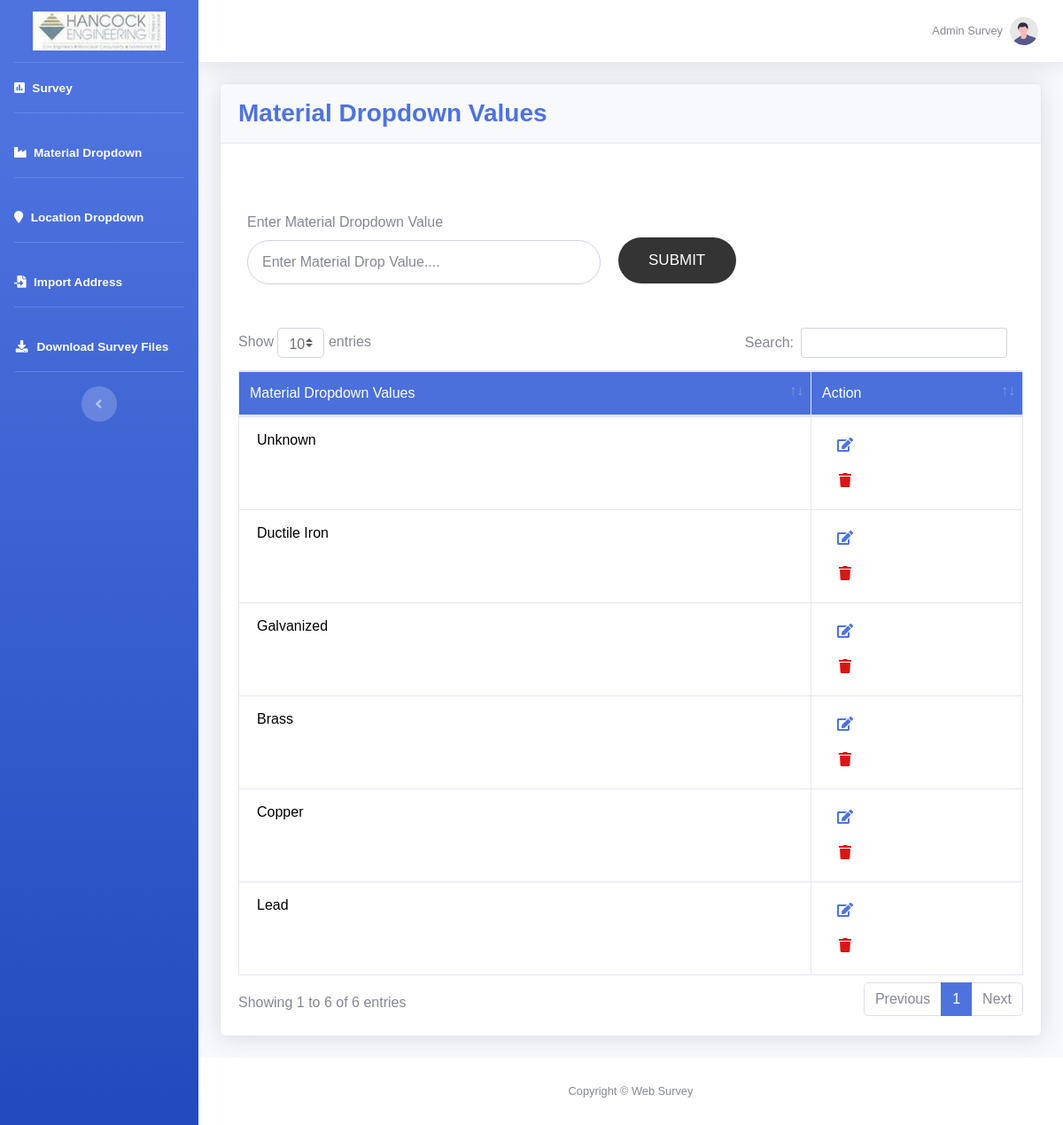
/material_drop.php (signed in), run on the app's committed database.
### tables this page shows
CREATE TABLE `material_drop_tbl` (
  `id` int(11) NOT NULL,
  `name` varchar(200) NOT NULL
);

### material_drop.php (the view, shortened to what this page needs)
<?PHP
include('config.php');
include('admin_header.php');
?>
                <div class="container-fluid">
                    <div class="card shadow mb-4">
                        <div class="card-header py-3">
							<div class="row">
								<div class="col-md-6">
									<h3 class="m-0 font-weight-bold text-primary">Material Dropdown Values</h3>
								</div>
							</div>
                        </div>
                        <div class="card-body">
							<div class="text-center p-4">
							</div>
                            <form class="user material_user" method="POST" action="" >
								<div class="form-group ml-form-group">
									<label for="f_name">Enter Material Dropdown Value</label>
									<input type="text" class="form-control form-control-user1" id="m_drp_val" name="m_drp_val" required placeholder="Enter Material Drop Value...."  >
								</div>
								<input type="submit" id="submit_btn" class="ml_submit" name="submit_btn" value="SUBMIT" class="btn btn-primary btn-user btn-block">
							</form>
                        </div>
						<div class="card-body">
                            <div class="table-responsive">
                                <table class="table table-bordered" id="dataTable" width="100%" cellspacing="0">
                                    <thead>
                                        <tr>
                                            <th style="width:73%;">Material Dropdown Values</th>
                                            <th style="width:27%;">Action</th>
                                        </tr>
                                    </thead>
                                    <tbody>
										<?php
											$SQLSELECT = "SELECT * FROM material_drop_tbl ORDER BY id DESC";
											$result_set =  $mysqli->query($SQLSELECT);
											if (!empty($result_set->num_rows)) {
												while($row = mysqli_fetch_array($result_set))
												{
												?>
													<tr>
														<td>
															<input type="text" class="before_edit" name="m_name" id="m_name_<?php echo $row['id']; ?>" value="<?php echo $row['name']; ?>" readonly >
														</td>
														<td>
															<a class="nav-link" href="javascript:;" onclick="edit_fun('<?php echo $row['id']; ?>')" class="edit_icon" title="EDIT">
																<i class="fas fa-fw fa-edit"></i>
															</a>
															<a class="nav-link" href="material_drop.php?del_id=<?php echo $row['id']; ?>" title="DELETE" onclick="return confirm('Are you sure?')">
																<i class="fas fa-fw fa-trash"></i>
															</a>
														</td>
													</tr>
												<?php
												}
											}
										?>
                                    </tbody>
                                </table>
                            </div>
                        </div>
                    </div>
                </div>
            </div>
 <?PHP include('admin_footer.php'); ?>

### admin_header.php (shortened to what this page needs)
<!DOCTYPE html>
<html lang="en">
<head>
    <link href="vendor/fontawesome-free/css/all.min.css" rel="stylesheet" type="text/css">
	<link rel="stylesheet" href="https://cdn.jsdelivr.net/npm/bootstrap-select@1.13.14/dist/css/bootstrap-select.min.css">
    <link href="css/sb-admin-2.min.css" rel="stylesheet">
    <link href="vendor/datatables/dataTables.bootstrap4.min.css" rel="stylesheet">
</head>
<body id="page-top">
    <div id="wrapper">
        <ul class="navbar-nav bg-gradient-primary sidebar sidebar-dark accordion" id="accordionSidebar">
            <a class="sidebar-brand d-flex align-items-center justify-content-center" href="tables.php">
                <div class="sidebar-brand-text mx-3"><img src="img/dark_logo.png" width="150px"> <sup></sup></div>
            </a>
            <hr class="sidebar-divider my-0">
            <li class="nav-item active">
                <a class="nav-link" href="tables.php">
                    <i class="fas fa-poll"></i>
                    <span>Survey</span></a>
            </li>
            <hr class="sidebar-divider d-none d-md-block">
			<li class="nav-item active">
                <a class="nav-link" href="material_drop.php">
                    <i class="fas fa-industry"></i>
                    <span>Material Dropdown</span></a>
            </li>
            <hr class="sidebar-divider d-none d-md-block">
			<li class="nav-item active">
                <a class="nav-link" href="location_drop.php">
                    <i class="fas fa-map-marker"></i>
                    <span>Location Dropdown</span></a>
            </li>
            <hr class="sidebar-divider d-none d-md-block">
			<li class="nav-item active">
                <a class="nav-link" href="import_address.php">
                    <i class="fas fa-file-import"></i>
                    <span>Import Address</span></a>
            </li>
            <hr class="sidebar-divider d-none d-md-block">
			<li class="nav-item active">
                <a class="nav-link" href="down_zip.php">
                    <i class="fas fa-fw fa-download"></i>
                    <span>Download Survey Files</span></a>
            </li>
            <hr class="sidebar-divider d-none d-md-block">
            <div class="text-center d-none d-md-inline">
                <button class="rounded-circle border-0" id="sidebarToggle"></button>
            </div>
        </ul>
        <div id="content-wrapper" class="d-flex flex-column">
            <div id="content">
                <nav class="navbar navbar-expand navbar-light bg-white topbar mb-4 static-top shadow">
                    <ul class="navbar-nav ml-auto">
                        <li class="nav-item dropdown no-arrow">
                            <a class="nav-link dropdown-toggle" href="#" id="userDropdown" role="button"
                                data-toggle="dropdown" aria-haspopup="true" aria-expanded="false">
                                <span class="mr-2 d-none d-lg-inline text-gray-600 small"><?php echo $_SESSION['NAME'] ?? ''; ?></span>
                                <img class="img-profile rounded-circle"
                                    src="img/undraw_profile.svg">
                            </a>
                        </li>
                    </ul>
                </nav>

### admin_footer.php (shortened to what this page needs)
            <footer class="sticky-footer bg-white">
                <div class="container my-auto">
                    <div class="copyright text-center my-auto">
                        <span>Copyright &copy; Web Survey</span>
                    </div>
                </div>
            </footer>
        </div>
    </div>
</body>
</html>

### data on the page
material_drop_tbl: m_name "Unknown"
material_drop_tbl: m_name "Ductile Iron"
material_drop_tbl: m_name "Galvanized"
material_drop_tbl: m_name "Brass"
material_drop_tbl: m_name "Copper"
material_drop_tbl: m_name "Lead"

### other printed values
$_SESSION['NAME'] "Admin Survey"
